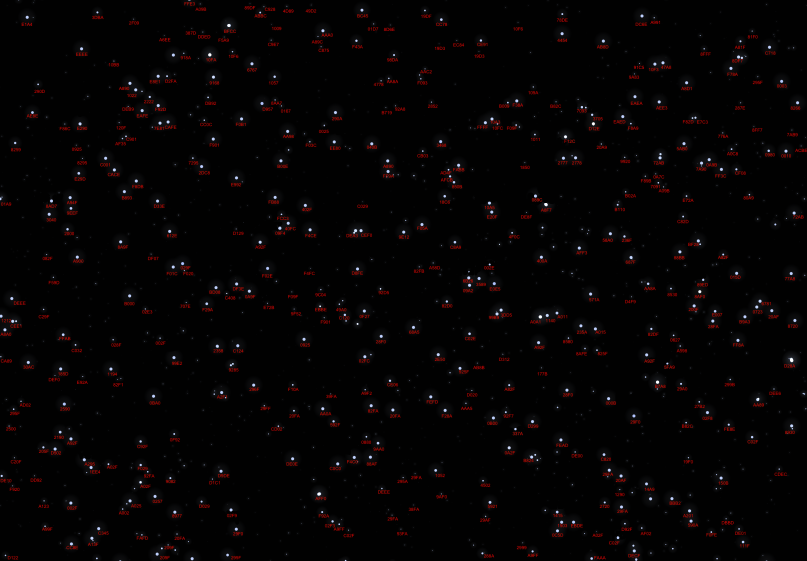
#> input picture BushBash2026/osint/The Eye/the-eye/dots.png, 2420 x 1682 px, found by its file name (shown at 1/3 size)
$ python bright_labels.py
#> lines starting #> are read from the running program, lines starting #| are printed output that depends on the picture; after the words box and inside, x2 and y2 are one past the last pixel; in counts of white or black regions, pixels touching at a corner belong together
### BushBash2026/osint/The Eye/the-eye/ocr_codes.py
import cv2, numpy as np
from scipy.spatial import cKDTree

im=cv2.imread('dots.png'); b,g,r=cv2.split(im)
#> further down, im is the input picture: shape (1682, 2420, 3); mean B, G, R 3.5, 3.3, 5.6
#> after `b, g, r = cv2.split(im)`:
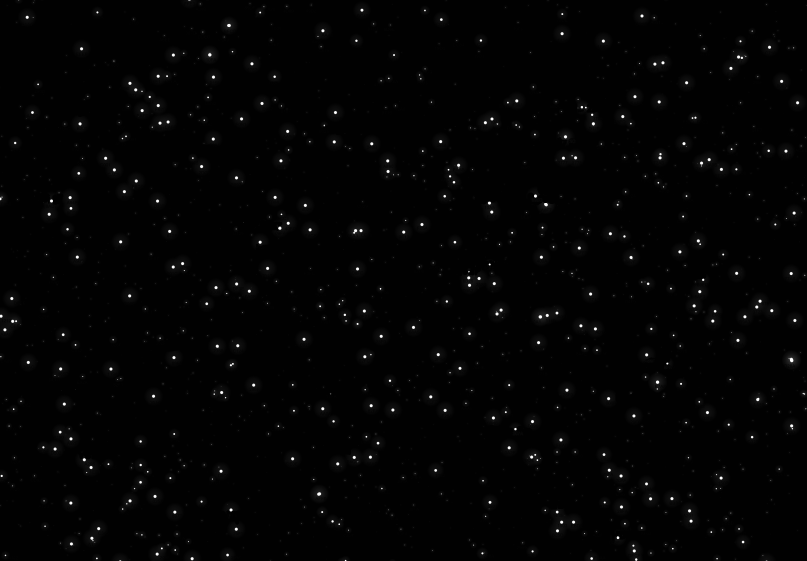
#> b: shape (1682, 2420) (shown at 1/3 size); min 1, max 255, mean 3.5
#> after `b, g, r = cv2.split(im)`:
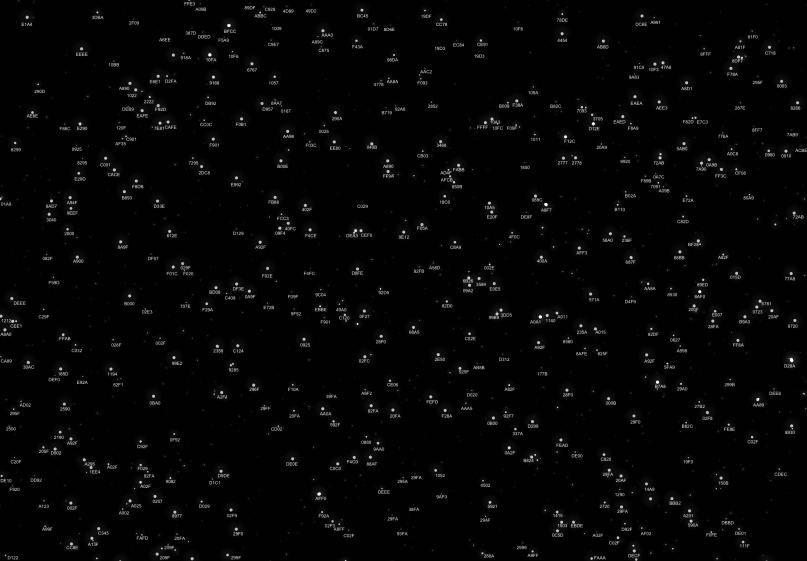
#> r: shape (1682, 2420) (shown at 1/3 size); min 0, max 255, mean 5.6
mask=((r>90)&(r>g*1.35)&(r>b*1.35)).astype('uint8')
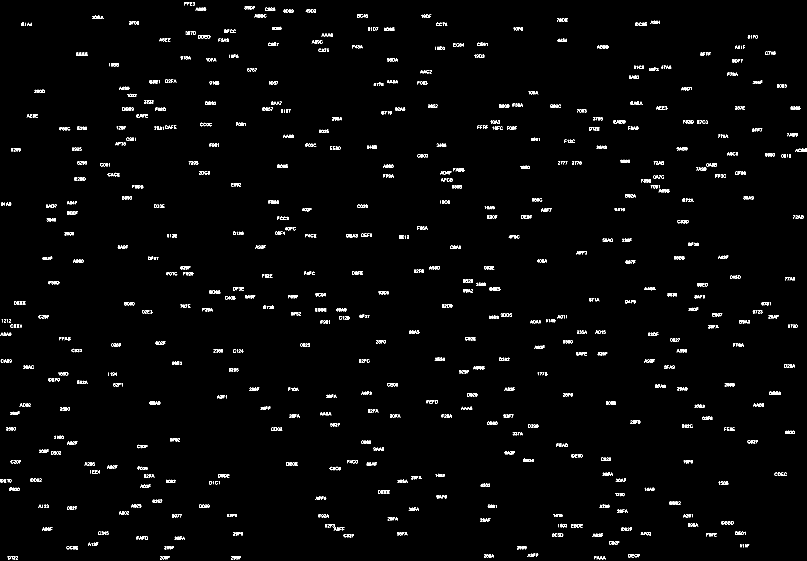
#> mask: shape (1682, 2420) (shown at 1/3 size); values 0 (black) and 1 (white), 1.4% white in thin lines or dots
d=cv2.dilate(mask*255,cv2.getStructuringElement(cv2.MORPH_RECT,(5,2)))
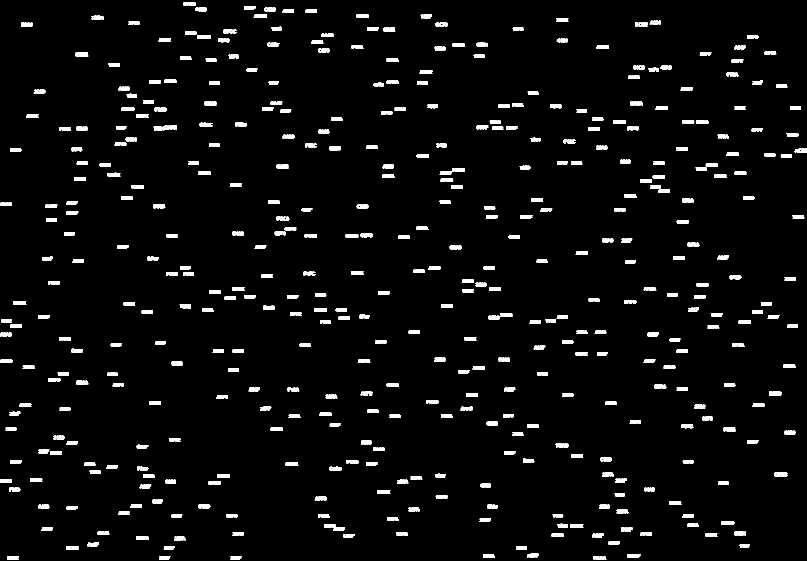
#> d: shape (1682, 2420) (shown at 1/3 size); 3.7% white; 435 white regions, largest, box (x1, y1, x2, y2) and area: (461, 377, 531, 391) 672, (973, 1572, 1035, 1593) 659, (2163, 1563, 2203, 1574) 420
n,lab,st,cen=cv2.connectedComponentsWithStats(d)
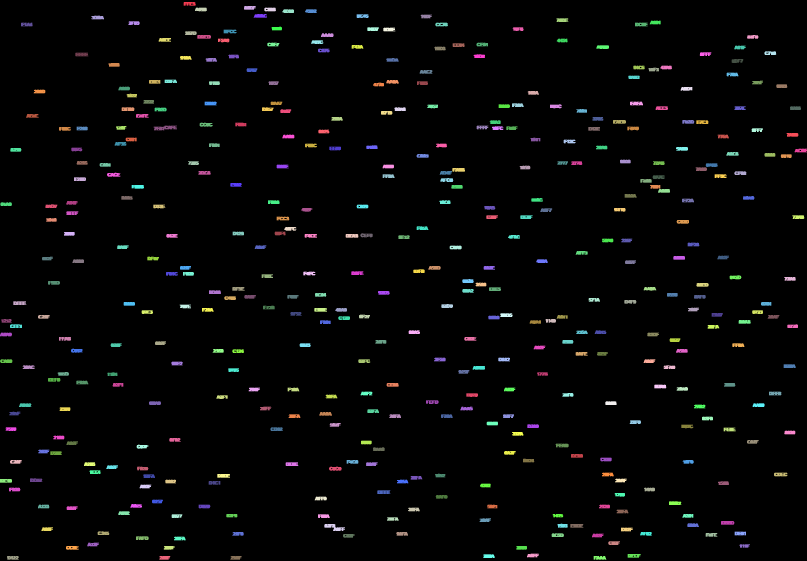
#> lab: shape (1682, 2420) int32 (shown at 1/3 size); 436 distinct labels, from 0 to 435; one colour per label, 0 black
#> n = 436; st = 436 rows, first 6: [0, 0, 2420, 1682, 3921611], [551, 6, 36, 11, 336], [732, 18, 35, 11, 351], [585, 23, 36, 11, 355], [793, 23, 35, 11, 354], [847, 28, 35, 11, 349]; cen = 436 pairs, first value 17.23 to 2402.3, second value 10.82 to 1673.2
words=[]
for x,y,w,h,a in st[1:]:
    if 12<=w<=42 and 6<=h<=18 and a>=25: words.append((x+w/2,y+h/2,x,y,w,h))
#> this loop made 435 passes
#> after the loop, words = 433 items, first 6: (569, 11.5, 551, 6, 36, 11), (749.5, 23.5, 732, 18, 35, 11), (603, 28.5, 585, 23, 36, 11), (810.5, 28.5, 793, 23, 35, 11), (864.5, 33.5, 847, 28, 35, 11), (932.5, 33.5, 915, 28, 35, 11)
tree=cKDTree(np.array([(z[0],z[1]) for z in words]))

known=[
((2080.5,928.5),'200F'),((2234,965.5),'B9A3'),((2169.5,772.5),'A82F'),((2189,1154.5),'299B'),((1335,606.5),'18C6'),((1704,1184.5),'28F0'),((2062,1279.5),'B82C'),((1267.5,684.5),'F05A'),
((632,310.5),'DB92'),((557.5,173.5),'916A'),((482,328.5),'F92D'),((690.5,94.5),'BFCC'),((888,941.5),'9F52'),((1011,356.5),'290A'),((830,85.5),'1009'),((962,929.5),'EBBE'),
((393.5,418.5),'C901'),((246.5,385.5),'E290'),((240,537.5),'E29D'),((342,194.5),'10BB'),((976,966.5),'F901'),((803.5,327.5),'D957'),((494.5,119.5),'A6EE'),((1023.5,929.5),'49A0'),
((1730.5,489.5),'2778'),((1858.5,365.5),'FAED'),((1667.5,319),'B82C'),((1976.5,489.5),'72AB'),((1093.5,949.5),'0F27'),((1783,899.5),'571A'),((2048.5,665.5),'CB2D'),((1142.5,1025.5),'28F0'),
((722.5,373.5),'F0B1'),((820.5,249.5),'1057'),((865,409.5),'AA9B'),((701,169.5),'10F6'),((442,936.5),'02E3'),((388,911.5),'B000'),
((2220,142.5),'A81F'),((2212.5,183),'8DF7'),((2197.5,223.5),'F78A'),((2311,159.5),'C718'),((2345.5,258.5),'0003'),((2116.5,162.5),'8FFF'),((2272.5,247.5),'295F')]

def glyphs(cx,cy):
    x0=max(0,int(round(cx))-27);x1=min(mask.shape[1],int(round(cx))+28)
    y0=max(0,int(round(cy))-7);y1=min(mask.shape[0],int(round(cy))+7)
    roi=mask[y0:y1,x0:x1]
    nn,ll,ss,cc=cv2.connectedComponentsWithStats(roi)
    out=[]
    for i,(x,y,w,h,a) in enumerate(ss[1:],1):
        if a>=8 and h>=7 and w<=11:
            z=(ll[y:y+h,x:x+w]==i).astype('uint8')
            canvas=np.zeros((14,12),dtype='uint8')
            # preserve the characteristic glyph width; centre horizontally and
            # align its baseline at row 11.
            xx=(12-w)//2; yy=11-h+1
            canvas[yy:yy+h,xx:xx+w]=z
            out.append((x,canvas,w,h,a))
    out.sort(key=lambda q:q[0])
    return out

samples=[]
for pos,text in known:
    dist,wi=tree.query(pos)
    gs=glyphs(words[wi][0],words[wi][1])
    if len(gs)!=4:
        print('bad training segmentation',pos,text,len(gs));continue
    for (_,arr,w,h,a),ch in zip(gs,text):samples.append((arr,w,h,ch,text,pos))
#> this loop made 45 passes
#> (wi, x0 in glyphs, x1 in glyphs, y0 in glyphs, y1 in glyphs, nn in glyphs) on passes 1, 2, 4, 5, 6, 7, 9, 10, 11, 12, 13, 16: (238, 2053, 2108, 921, 935, 5), (257, 2207, 2262, 959, 973, 5), (301, 2162, 2217, 1147, 1161, 5), (161, 1308, 1363, 599, 613, 5), (309, 1677, 1732, 1177, 1191, 5), (334, 2035, 2090, 1273, 1287, 5), (69, 605, 660, 303, 317, 5), (42, 531, 586, 167, 181, 5), (80, 455, 510, 321, 335, 5), (20, 663, 718, 87, 101, 5), (244, 861, 916, 935, 949, 5), (240, 935, 990, 923, 937, 5)
#> (wi, x0 in glyphs, x1 in glyphs, y0 in glyphs, y1 in glyphs, nn in glyphs, cc in glyphs) on passes 3, 8, 14, 15, 18, 21: (196, 2143, 2198, 765, 779, 4, [[27.25, 6.5], [19.34, 7.01], [30.72, 6.59], [37.79, 5.07]]), (178, 1241, 1296, 677, 691, 4, [[27.34, 6.47], [12.81, 5.59], [21.66, 6.88], [33.6, 7.08]]), (88, 984, 1039, 349, 363, 4, [[27.17, 6.48], [14.81, 7.06], [25.62, 6.3], [37.61, 6.69]]), (16, 803, 858, 79, 93, 4, [[26.86, 6.61], [33.79, 5.83], [15.3, 5.75], [22.61, 6]]), (101, 219, 274, 379, 393, 3, [[26.96, 6.73], [19.03, 5.45], [34.69, 5.53]]), (255, 949, 1004, 959, 973, 4, [[27.2, 6.55], [15, 5.61], [27.65, 6.49], [39.24, 6.52]])
#> after the loop, samples = 144 items

def gd(a,b):
    # tolerate a one-pixel vertical rasterization shift.
    return min(np.count_nonzero(a!=np.roll(b,s,axis=0)) for s in (-1,0,1))

def classify(arr,w,h):
    scores=[]
    for ta,tw,th,ch,*_ in samples:
        scores.append((gd(arr,ta)+2*abs(w-tw)+abs(h-th),ch))
    scores.sort()
    # vote among the nearest renderings; repeated training examples damp errors.
    top=scores[:5]
    by={}
    for score,ch in top:by[ch]=by.get(ch,0)+1/(1+score)
    return max(by,key=by.get),scores[0][0]

ok=tot=0
for pos,text in known:
    _,wi=tree.query(pos);gs=glyphs(words[wi][0],words[wi][1])
    if len(gs)==4:
        got=''.join(classify(a,w,h)[0] for _,a,w,h,_ in gs);ok+=got==text;tot+=1
        if got!=text:print('training mismatch',pos,text,got)
#> this loop made 45 passes
#> (wi, x0 in glyphs, x1 in glyphs, y0 in glyphs, y1 in glyphs, nn in glyphs, ok) on passes 1, 2, 4, 5, 6, 7, 9, 10, 11, 12, 13, 16: (238, 2053, 2108, 921, 935, 5, 1), (257, 2207, 2262, 959, 973, 5, 2), (301, 2162, 2217, 1147, 1161, 5, 3), (161, 1308, 1363, 599, 613, 5, 4), (309, 1677, 1732, 1177, 1191, 5, 5), (334, 2035, 2090, 1273, 1287, 5, 6), (69, 605, 660, 303, 317, 5, 7), (42, 531, 586, 167, 181, 5, 7), (80, 455, 510, 321, 335, 5, 8), (20, 663, 718, 87, 101, 5, 9), (244, 861, 916, 935, 949, 5, 10), (240, 935, 990, 923, 937, 5, 11)
print('training words',ok,'/',tot,'samples',len(samples))

codes=[]
for z in words:
    gs=glyphs(z[0],z[1])
    if len(gs)==4:
        code=''.join(classify(a,w,h)[0] for _,a,w,h,_ in gs)
        confidence=sum(classify(a,w,h)[1] for _,a,w,h,_ in gs)
    else: code=None;confidence=999
    codes.append(code)
#> this loop made 433 passes
manual_missing={
2:'A09B',16:'1009',22:'AA40',28:'A89C',31:'EC84',33:'AB8D',51:'AAC2',56:'AA8A',63:'A890',70:'8AA7',71:'EAEA',72:'F38A',73:'B009',78:'8266',82:'92A8',87:'EAFE',88:'290A',90:'10A3',91:'EAED',92:'F82D',101:'E290',105:'0025',107:'AA98',119:'5AB0',124:'0980',136:'A890',137:'1850',138:'7A90',139:'FABB',155:'B02A',156:'B893',159:'E72A',160:'FB88',163:'D1A9',164:'8AD7',176:'3040',178:'F05A',192:'8A9F',196:'A82F',200:'A900',201:'400A',205:'002E',213:'77A8',216:'3589',221:'09A2',231:'D4F9',233:'B000',250:'20AF',255:'F901',280:'8AFE',287:'99E2',289:'30AC',295:'1194',298:'E92A',300:'CE06',302:'B7A8',312:'A2F1',315:'000B',320:'AAA5',324:'AA0A',331:'0B00',338:'8930',340:'D190',347:'9A40',348:'205F',349:'0A2F',353:'B824',357:'A295',372:'20AF',392:'002F',400:'A201',404:'150B',405:'590A',409:'C345',418:'FAFD',432:'FAAA'}
for i,c in manual_missing.items(): codes[i]=c
for i,(z,c) in enumerate(zip(words,codes)):
    print(i,round(z[0],1),round(z[1],1),c)
#> this loop made 433 passes
#> (z, c) on passes 1 to 3: ((569, 11.5, 551, 6, 36, 11), 'FFE3'), ((749.5, 23.5, 732, 18, 35, 11), '89DF'), ((603, 28.5, 585, 23, 36, 11), 'A09B')

### BushBash2026/osint/The Eye/solve/bright_labels.py
import contextlib
import io
import sys

import cv2
import numpy as np
from scipy.spatial import cKDTree

with contextlib.redirect_stdout(io.StringIO()):
    sys.path.insert(0, "../the-eye")
    import ocr_codes as oc

im = cv2.imread("dots.png")
b, g, r = cv2.split(im)
red = (r > 90) & (r > g * 1.35) & (r > b * 1.35)
gray = cv2.cvtColor(im, cv2.COLOR_BGR2GRAY)
gray[cv2.dilate(red.astype("uint8"), np.ones((7, 7), np.uint8)) > 0] = 0
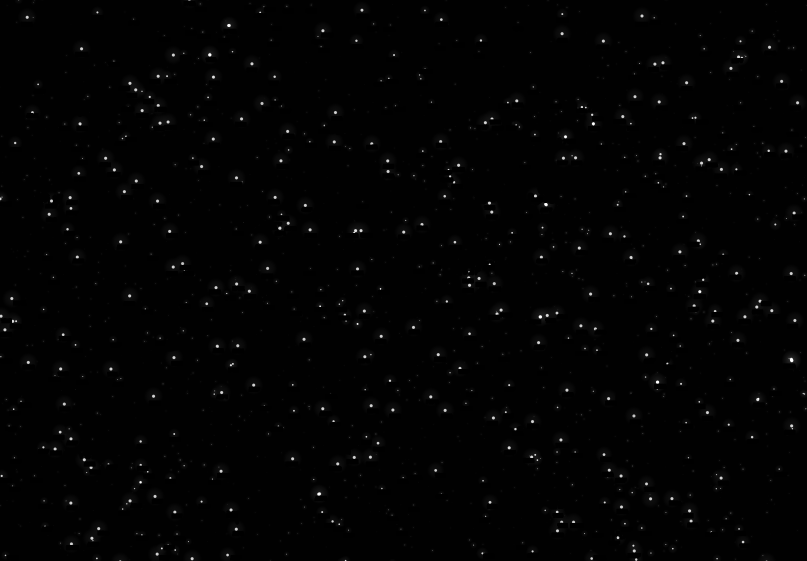
#> gray: shape (1682, 2420) (shown at 1/3 size); min 0, max 255, mean 2.8
n, labels, stats, _ = cv2.connectedComponentsWithStats((gray > 15).astype("uint8"))
#> labels: shape (1682, 2420) int32; 1222 distinct labels, from 0 to 1221
flat = labels.ravel()
wt = gray.ravel().astype(float)
yy, xx = np.indices(gray.shape)
flux = np.bincount(flat, weights=wt, minlength=n)
sx = np.bincount(flat, weights=wt * xx.ravel(), minlength=n)
sy = np.bincount(flat, weights=wt * yy.ravel(), minlength=n)
word_points = np.array([[w[0], w[1]] for w in oc.words])
tree = cKDTree(word_points)
for rank, i in enumerate(np.argsort(flux[1:])[::-1] + 1, 1):
    if stats[i, 4] < 3 or flux[i] <= 0:
        continue
    x, y = sx[i] / flux[i], sy[i] / flux[i]
    # Labels are normally 8--35 pixels below their source.
    candidates = tree.query_ball_point([x, y + 18], 45)
    candidates = [j for j in candidates if 5 <= word_points[j, 1] - y <= 42 and abs(word_points[j, 0] - x) <= 35]
    if candidates:
        j = min(candidates, key=lambda z: np.linalg.norm(word_points[z] - [x, y + 18]))
        print(rank, round(x, 1), round(y, 1), j, oc.codes[j], "word", word_points[j].tolist(), "flux", round(flux[i], 1))
    else:
        print(rank, round(x, 1), round(y, 1), None, None, "flux", round(flux[i], 1))
    if rank >= 80:
        break
#> this loop made 80 passes
#> i on passes 1 to 12: 644, 742, 431, 558, 292, 98, 620, 130, 201, 634, 424, 962
#| 1 1636.4 946.1 254 1130 word [1652.0, 962.5] flux 67856.0
#| 2 2374.1 1078.3 288 D28A word [2369.0, 1098.5] flux 51310.0
#| 3 1072.4 691.6 186 CEA3 word [1056.0, 707.5] flux 44466.0
#| 4 1418.5 841.7 221 09A2 word [1404.0, 872.5] flux 43333.0
#| 5 2114.5 484.6 138 7A90 word [2104.0, 507.5] flux 37425.0
#| 6 1976.2 189.8 49 10F2 word [1961.0, 208.5] flux 34835.0
#| 7 2274.0 912.2 243 0723 word [2272.5, 936.5] flux 34628.0
#| 8 398.1 259.3 67 1022 word [395.5, 286.5] flux 34277.0
#> (further printed lines are left out)
